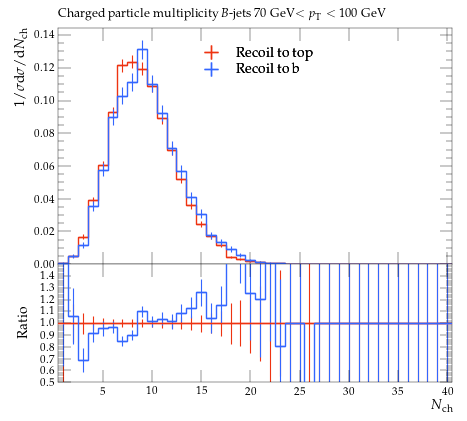

Here is the Python script that generated this plot:
#! /usr/bin/env python

# This Python script was auto-generated using YODA v2.0.2.
# Analysis object: /MC_HFDECAYS/avg_B_jet_ch_mult_70_100
# Timestamp: 31-07-2026 (13:13:52)

import matplotlib as mpl
import matplotlib.pyplot as plt
mpl.use('Agg') # comment out for interactive use
import os
import numpy as np

plotDir = os.path.split(os.path.realpath(__file__))[0]
if 'YODA_USER_PLOT_PATH' in globals():
    plot_outdir = globals()['YODA_USER_PLOT_PATH']
else:
    plot_outdir = plotDir

#plot style
plt.style.use(os.path.join(plotDir, '../default.mplstyle'))
# plot metadata
figW, figH = plt.rcParams['figure.figsize']
ax_xLabel = r'$N_\mathrm{ch}$'
ax_yLabel = r'$1/\sigma \mathrm{d}\sigma/\mathrm{d}N_\mathrm{ch}$'
ax_title  = r'Charged particle multiplicity $B$-jets 70 GeV$<p_\mathrm{T}<100$ GeV'
ax_xScale = 'linear'
ax_yScale = 'linear'
xLims = (0.5, 40.5)
yLims = (0.0, 0.14445684000000003)
xMinorTickMarks = 0

# TeX-friendly labels for the legend
labels = {
    'legend' : ([ r"Recoil to top", r"Recoil to b" ], r""),
}

# Adjust canvas width and height
canvasW = 10.0
canvasH = 9.0
figW *= canvasW/10.
figH *= canvasH/9.

# Create figure and axis objects
fig, (ax, ratio0_ax) = plt.subplots(2, 1, sharex=True,
                  figsize=(figW,figH), gridspec_kw={'height_ratios': (6.0, 3.0)})

# Set figure margins
plt.subplots_adjust(
    left   = 1.0 * plt.rcParams['figure.subplot.left'],
    right  = 1.0 * plt.rcParams['figure.subplot.right'],
    top    = 1.0 * plt.rcParams['figure.subplot.top'],
    bottom = 1.0 * plt.rcParams['figure.subplot.bottom'])

ratio0_ax.yaxis.set_major_locator(mpl.ticker.MultipleLocator(0.1))
ratio0_ax.set_ylim(0.5, 1.4999)
ratio0_ax.set_ylabel('Ratio')
ratio0_ax.xaxis.set_minor_locator(mpl.ticker.NullLocator())

# the numerical data is stored in a separate file
dataf = dict()
prefix = os.path.split(__file__)[0]
if prefix:    prefix = prefix + '/'
exec(open(prefix+'avg_B_jet_ch_mult_70_100__data.py').read(), dataf)


legend_handles = dict() # keep track of handles for the legend

# style options for curves
# starts at zorder>=5 to draw curve on top of legend
styles = {
  'recoil_t': {
    'color' : '#EE3311',
    'linestyle' : '-',
    'linewidth' : 1,
    'marker' : 'none',
    'markersize' : 2,
    'capsize' : 0.0,
    'zorder' : 5,
    'histstyle' : 1,
    'drawstyle' : 'steps-pre',
    'xerrorbars' : 1,
    'yerrorbars' : 1,
    'fillcolor' : None,
    'fillopacity' : 1.0,
    'ratio0_linestyle' : '-',
    'ratio0_linewidth' : 1,
    'ratio0_marker' : 'none',
    'ratio0_markersize' : 2,
    'ratio0_capsize' : 0.0,
    'ratio0_zorder' : 5,
    'ratio0_histstyle' : 1,
    'ratio0_drawstyle' : 'steps-pre',
    'ratio0_xerrorbars' : 1,
    'ratio0_yerrorbars' : 1,
  },
  'recoil_b': {
    'color' : '#3366FF',
    'linestyle' : '-',
    'linewidth' : 1,
    'marker' : 'none',
    'markersize' : 2,
    'capsize' : 0.0,
    'zorder' : 6,
    'histstyle' : 1,
    'drawstyle' : 'steps-pre',
    'xerrorbars' : 1,
    'yerrorbars' : 1,
    'fillcolor' : None,
    'fillopacity' : 1.0,
    'ratio0_linestyle' : '-',
    'ratio0_linewidth' : 1,
    'ratio0_marker' : 'none',
    'ratio0_markersize' : 2,
    'ratio0_capsize' : 0.0,
    'ratio0_zorder' : 6,
    'ratio0_histstyle' : 1,
    'ratio0_drawstyle' : 'steps-pre',
    'ratio0_xerrorbars' : 1,
    'ratio0_yerrorbars' : 1,
  },
}

# curve from input yoda files in main panel
for label, yvals in dataf['yvals'].items():
    if all(np.isnan(v) for v in dataf['yvals'][label]):
        continue
    tmp = None
    if styles[label]['histstyle']: # draw as histogram
        xpos = dataf['xedges'][label] if styles[label]['drawstyle'] else dataf['xpoints'][label]
        ypos = np.insert(yvals, 0, yvals[0]) if styles[label]['drawstyle'] else yvals
        if styles[label]['fillcolor']: # fill area below curve
            ax.fill_between(xpos, ypos, step='pre',
                            color=styles[label]['fillcolor'],
                            alpha=styles[label]['fillopacity'])
        tmp, = ax.plot(xpos, ypos,
                       color=styles[label]['color'],
                       linestyle=styles[label]['linestyle'],
                       linewidth=styles[label]['linewidth'],
                       drawstyle=styles[label]['drawstyle'], solid_joinstyle='miter',
                       zorder=styles[label]['zorder'], label=label)
    tmp = ax.errorbar(dataf['xpoints'][label], yvals,
                      xerr=np.array(dataf['xerrs'][label])*styles[label]['xerrorbars'],
                      yerr=np.array(dataf['yerrs'][label])*styles[label]['yerrorbars'],
                      fmt=styles[label]['marker'], capsize=styles[label]['capsize'],
                      markersize=styles[label]['markersize'],
                      ecolor=styles[label]['color'],
                      color=styles[label]['color'], zorder=styles[label]['zorder'])
    tmp[-1][0].set_linestyle(styles[label]['linestyle'])
    tmp[-1][0].set_linewidth(styles[label]['linewidth'])
    if label in dataf['add_legend_handle']:  legend_handles[label] = tmp
    for varLabel in dataf['variation_yvals'].keys():
        if varLabel.startswith(label):
            tmp, = ax.plot(dataf['xedges'][label], dataf['variation_yvals'][varLabel],
                           color=styles[label]['color'],
                           linestyle=styles[label]['linestyle'],
                           linewidth=styles[label]['linewidth'],
                           drawstyle='steps-pre', solid_joinstyle='miter',
                           zorder=styles[label]['zorder'], alpha=0.5)


# plots on ratio panel
# curve from input yoda files in ratio panel
for label, yvals in dataf['ratio0_yvals'].items():
    if all(np.isnan(v) for v in yvals):
        continue
    if styles[label]['ratio0_histstyle']: # plot as histogram
        xpos = dataf['xedges']['recoil_t'] if styles[label]['ratio0_drawstyle'] else dataf['xpoints']['recoil_t']
        ypos = np.insert(yvals, 0, yvals[0]) if styles[label]['ratio0_drawstyle'] else yvals
        ratio0_ax.plot(xpos, ypos,
                       color=styles[label]['color'],
                       linewidth=styles[label]['linewidth'],
                       linestyle=styles[label]['ratio0_linestyle'],
                       drawstyle=styles[label]['ratio0_drawstyle'], zorder=styles[label]['zorder'],
                       solid_joinstyle='miter')
    tmp = ratio0_ax.errorbar(dataf['xpoints']['recoil_t'], yvals,
                             xerr=np.array(dataf['ref_xerrs'])*styles[label]['ratio0_xerrorbars'],
                             yerr=np.array(dataf['ratio0_yerrs'][label])*styles[label]['ratio0_yerrorbars'],
                             fmt=styles[label]['ratio0_marker'], capsize=styles[label]['ratio0_capsize'],
                             markersize=styles[label]['ratio0_markersize'],
                             ecolor=styles[label]['color'],
                             color=styles[label]['color'])
    tmp[-1][0].set_linestyle(styles[label]['ratio0_linestyle'])
    tmp[-1][0].set_linewidth(styles[label]['ratio0_linewidth'])

    for varlabel in dataf['ratio0_variation_vals'].keys():
        if varlabel.startswith(label):
            ratio0_ax.plot(dataf['xedges']['recoil_t'],
                            dataf['ratio0_variation_vals'][varlabel],
                            color=styles[label]['color'],
                            linestyle=styles[label]['linestyle'],
                            linewidth=styles[label]['linewidth'],
                            drawstyle='steps-pre', solid_joinstyle='miter',
                            zorder=1, alpha=0.5)

legend_items = list(legend_handles.values())
ax.add_artist(ax.legend(legend_items,
                        labels['legend'][0],
                        title=labels['legend'][1],
                        alignment='left',
                        loc='upper center',
                        bbox_to_anchor=(0.5, 0.97)))

# set plot metadata as defined above
ratio0_ax.set_xlabel(ax_xLabel)
ratio0_ax.xaxis.set_label_coords(1., -0.15)
ax.set_ylabel(ax_yLabel, ha='right', va='top')
ax.yaxis.set_label_coords(-0.11, 1.0)
ax.set_title(ax_title, loc='left')
ax.set_xscale(ax_xScale)
ax.set_yscale(ax_yScale)
ax.set_xlim(xLims)
ax.set_ylim(yLims)

# tick formatting
plt.rcParams['xtick.top'] = True
plt.rcParams['ytick.right'] = True
ax.xaxis.set_minor_locator(mpl.ticker.NullLocator())
fig.align_ylabels((ax, ratio0_ax))
plt.savefig(os.path.join(plot_outdir, 'avg_B_jet_ch_mult_70_100.pdf'), format='PDF')
plt.savefig(os.path.join(plot_outdir, 'avg_B_jet_ch_mult_70_100.png'), format='PNG')

plt.close(fig)
